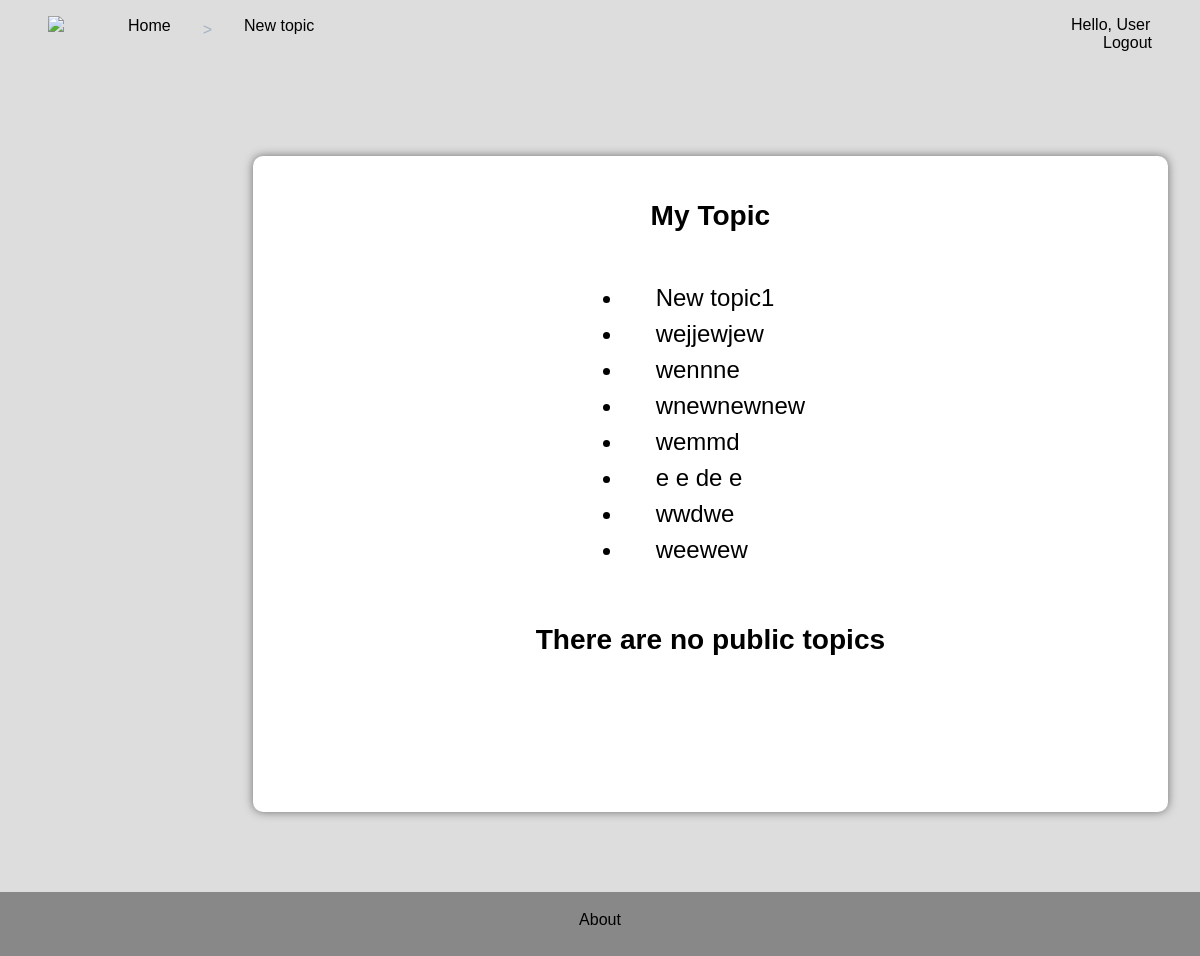
/blog/topics/ (signed in), run on an earlier commit of the app's database.
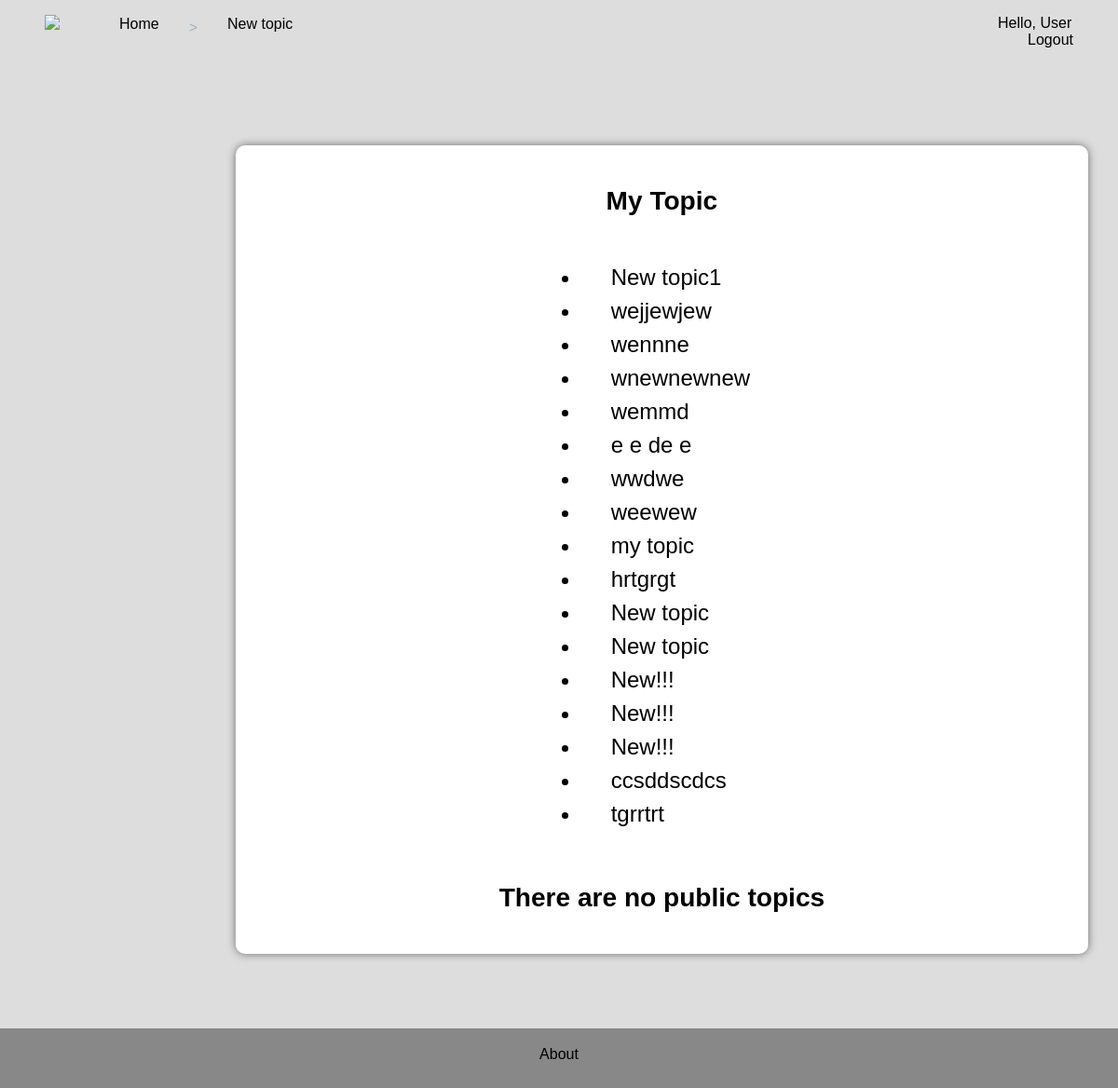
And on a later commit of the database.
### blog/models.py (models this page shows)
class Topic(models.Model):
    class Permissions(models.IntegerChoices):
        PRIVATE = 0
        GROUP = 1
        FOR_ALL = 2
    text = models.CharField(max_length=200)
    user = models.ForeignKey(User, on_delete=models.CASCADE, related_name='topics')
    permision = models.IntegerField(choices=Permissions, default=Permissions.PRIVATE)
    def __str__(self):
        return self.text

### blog/views.py (the view)
# urls.py: path('topics/', views.show_topic_list, name='show_topic_list'),
def show_topic_list(request):
    all_topics = Topic.objects.filter(permision=Topic.Permissions.FOR_ALL)\
    own_topics = None
    if request.user and request.user.is_authenticated:
        own_topics = Topic.objects.filter(user=request.user)
    return render(request, 'blog/show_topic_list.html', {
        'own_topics':own_topics,
        'all_topics':all_topics
    })

### blog/templates/blog/show_topic_list.html
{% extends 'blog/layout.html' %}
{% block header_content %}
<a href="{% url 'blog:index' %}"> Home </a>
    {% if user.is_authenticated %}
        <span>></span><a href="{% url 'blog:new_topic' %}">New topic</a>
    {% endif %}
{% endblock header_content %}
{% block main_content %}
    {% if user.is_authenticated %}
        {% if own_topics %}
            <h3> My Topic </h3>
            <ul>
                {% for topic in own_topics %}
                    <li>
                        <a href="{% url 'blog:show_topic' topic.id %}">{{topic}}</a>
                    </li>
                {% endfor %}
            </ul>
        {% else %}
            <h3> There are no own topics yet </h3>
        {% endif %}
    {% endif %}
    {% if all_topics %}
            <hr>
        <h3>Public topics</h3>
        <ul>
            {% for topic in all_topics %}
            <li>
                <a href="{% url 'blog:show_topic' topic.id %}">{{topic}}</a>
            </li>
            {% endfor %}
        </ul>
    {% else %}
        <h3>There are no public topics</h3>
    {% endif %}
{% endblock main_content %}

### blog/templates/blog/layout.html (shortened to what this page needs)
{% load static %}
<!DOCTYPE html>
<html lang="en">
<head>
    <link rel="stylesheet" href="{% static 'blog/style.css' %}" >
</head>
<body>
    <div class="header">
        <div class="header-content">
            <a href="{% url 'blog:index' %}"><img src="{% static 'blog/logo.png' %}"></a>
            {% block header_content %}{% endblock header_content %}
        </div>
        <div class="header-end">
            {% if user.is_authenticated %}
                Hello, {{user.username}}
                <a href="{% url 'users:logout' %}" > Logout </a>
            {% else %}
                <a href="{% url 'users:login' %}" >Log in</a>
                <a href="{% url 'users:register' %}">Register</a>
            {% endif %}
        </div>
    </div>
    <div class="body-content">
        <div class="aside-content">
        </div>
        <div class="main-content">
            {% block main_content %}{% endblock main_content %}
        </div>
    </div>
    <div class="footer-content">
         <a href="{% url 'blog:about' %}">About</a>
    </div>
</body>
</html>

### blog/static/blog/style.css (style rules this page uses)
body { font-family: sans-serif; margin: 0; padding: 0; background-color: #ddd; }
.header { flex-direction: row; font-size: 1rem; display: flex; align-items: baseline; justify-content: center; padding: 1rem; }
a { color: black; text-decoration: none; margin: 0 2rem 0.5rem; }
span { color: rgb(163, 179, 194); }
img { max-width: 100px; height: auto; margin-right: auto; }
a { display: block; transition: transform 0.2s ease-in-out; }
.header-content { display: flex; margin-right: auto; align-items: center; }
.body-content { display: flex; flex-direction: row; margin: 3rem 0; width: 100%; min-height: 90vh; }
.footer-content { background-color: #888; min-height: 4rem; display: flex; width: 100%; flex-direction: row; align-items: center; justify-content: center; }
.aside-content { flex: 1 1 20%; display: flex; flex-grow: 1rem; align-items: baseline; justify-content: flex-start; }
.main-content { font-size: 1.5rem; align-items: center; display: flex; flex-direction: column; flex: 1 1 80%; }
.main-content { margin: 2rem; background-color: white; border-radius: 10px; box-shadow: 0px 0px 10px 0px rgba(0, 0, 0, 0.5); padding: 1rem; }
.header-end { margin-bottom: auto; }

What changed in the data, as far as the page shows it:
added Topic: text "my topic"
added Topic: text "hrtgrgt"
added Topic: text "New topic"
added Topic: text "New topic"
added Topic: text "New!!!"
added Topic: text "New!!!"
added Topic: text "New!!!"
added Topic: text "ccsddscdcs"
added Topic: text "tgrrtrt"
